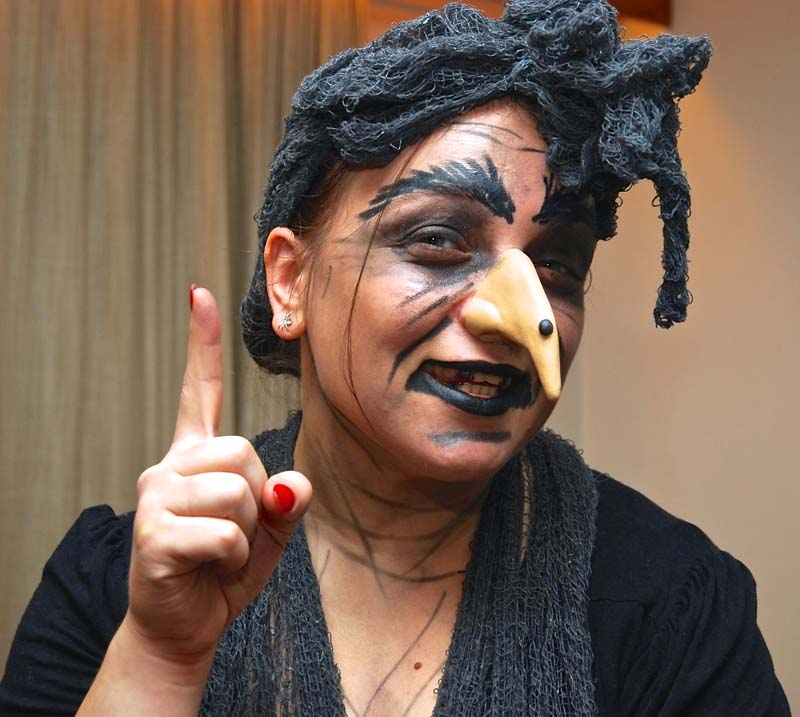
#> input picture babaYaga.jpg, 800 x 717 px
$ python main.py
#> lines starting #> are read from the running program, lines starting #| are printed output that depends on the picture
### image_loader.py
import PIL
from PIL import Image
import numpy as np

class ImageLoader:

    '''Storage for RGB input image
       INIT_PARAMETERS:
            - InputFileName
       ATTRIBUTES:
            - LenOfCellSide: side of single square cell original image is sliced into

       METHODS:
            - getCells(): returns array of grayscale slices of the input image
    '''


    def __init__(self, InputFileName):

#> called with InputFileName = 'babaYaga.jpg'
        self.InputFileName = InputFileName
        self.Image         = PIL.Image.open(InputFileName)
#> self.Image is the input picture: PIL image 800x717 RGB; mean R, G, B 119.9, 98.4, 83.9
        #self.Image.show()

        self.NofRows, self.NofCols = self.Image.size
#> self.NofRows = 800; self.NofCols = 717
        self.DataMtx = np.array(list(self.Image.getdata())).reshape(self.NofCols, self.NofRows, 3)
        self.DataMtx = np.swapaxes(self.DataMtx, 0, 1)
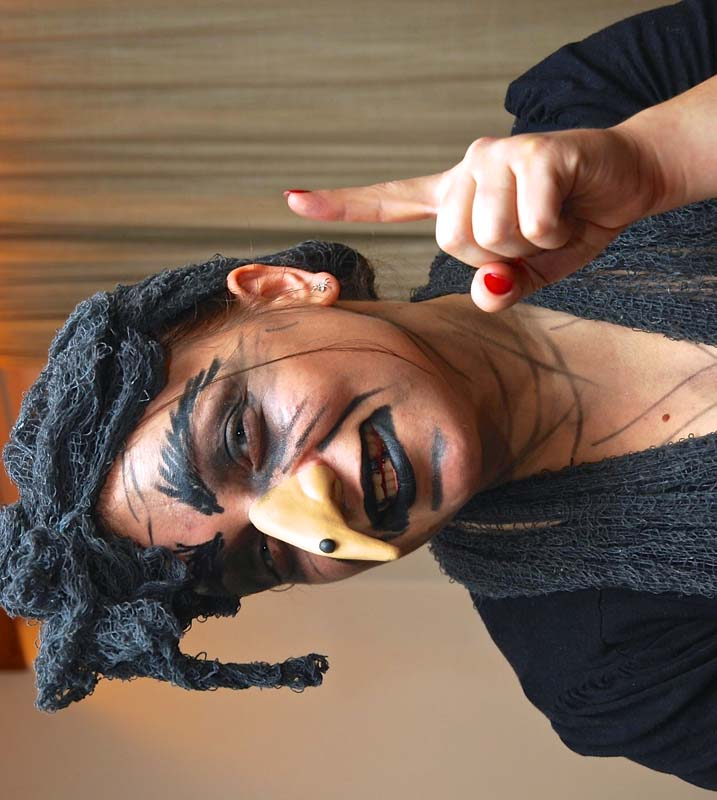
#> self.DataMtx: shape (800, 717, 3) int64; mean R, G, B 119.9, 98.4, 83.9


        #PIL.Image.fromarray(np.swapaxes(self.DataMtx, 0, 1).astype('uint8'), mode='RGB').show()


        # conversion to grayscale
        self.DataMtx = np.linalg.norm(self.DataMtx, axis=2)
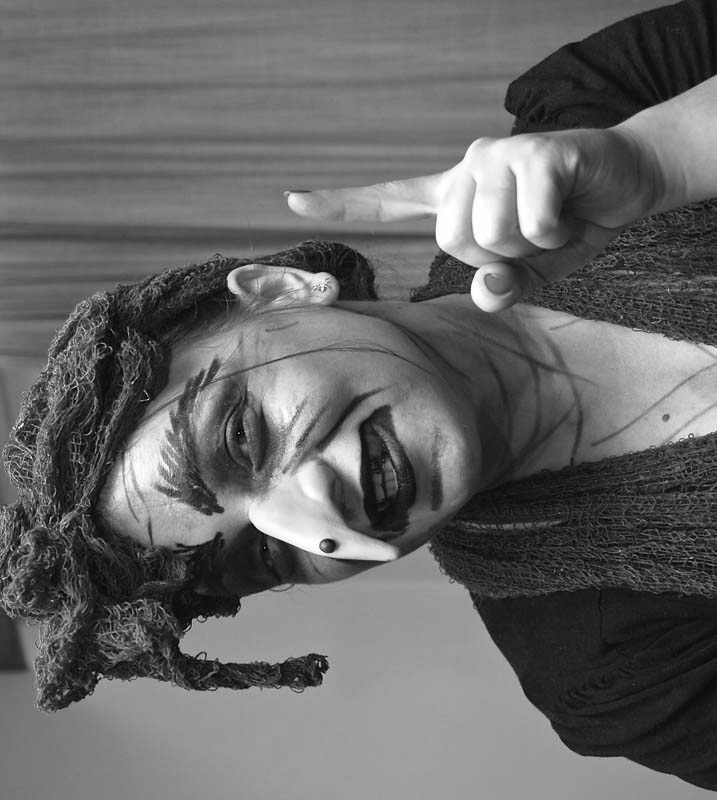
#> self.DataMtx: shape (800, 717) float64; min 0, max 441.7, mean 178.1; drawn with min black and max white
        self.DataMtx = self.DataMtx*255/self.DataMtx.max()
        #PIL.Image.fromarray(np.swapaxes(self.DataMtx.astype('uint8'), 0, 1), mode='L').show()


    def getCells(self):                                     # returns 4D array of cells from original image


        assert hasattr(self, 'LenOfCellSide')               # make sure len of cell side is set


        NofRowsCells = self.NofRows/self.LenOfCellSide      # number of cells along row-dimension
#> NofRowsCells = 8
        NofColsCells = self.NofCols/self.LenOfCellSide      # number of cells along col-dimension
#> NofColsCells = 7
        if (NofRowsCells<=1) or (NofColsCells<=1):
            print 'Too large cell size'
            raise

        OutputMatrixOfCells = np.array(range(  NofRowsCells*NofColsCells*(self.LenOfCellSide**2)   ))
        OutputMatrixOfCells = OutputMatrixOfCells.reshape(NofRowsCells, NofColsCells, self.LenOfCellSide, self.LenOfCellSide)

        # Slicing image into cells
        for jRows in range(NofRowsCells):
            RowImageBegin =  jRows*self.LenOfCellSide
            RowImageEnd   =  RowImageBegin + self.LenOfCellSide

            for jCols in range(NofColsCells):
                ColImageBegin =  jCols*self.LenOfCellSide
                ColImageEnd   =  ColImageBegin + self.LenOfCellSide

                OutputMatrixOfCells[jRows, jCols, :, :] = self.DataMtx[RowImageBegin:RowImageEnd, ColImageBegin:ColImageEnd]


        return OutputMatrixOfCells

### bunch_of_cells.py
import numpy as np
import PIL
from PIL import Image

''' The module is centered around 'BunchOfCells' object having:
       INIT_ARGUMENTS:
            - 4D array of slices derived from initial picture through 'ImageLoader.getCells()'
       ATTRIBUTES:
            - radius_red:           outer radius of FT-matrix to be incremented
            - radius_blue:          inner radius of FT-matrix to which radius_red is contrasted
            !!! radius_red>radius_blue, otherwise exception's raised !!!
            - red_blue_contrast:    minimal value of contrast added

       METHODS:
            - markCells(): transforms FT's of some cells
            - saveImage(): collects transformed cells into single image and saves to a new file
'''


# meddles with FT of a cell thus marking it
def markSingleCell(Cell, Mask,  MaxRedBlueDiffinRow, Avg_red, red_blue_contrast):


    CellFT = np.fft.fft2(Cell)
    MultiplyFactorForRed = (MaxRedBlueDiffinRow + red_blue_contrast)/Avg_red
    Mask*= MultiplyFactorForRed
    CellFT+= Mask*CellFT
    Cell = np.fft.ifft2(CellFT)
    error = np.max(np.abs(np.imag(Cell)))


    return error, Cell


# produces from input zero matrix a mask of units with given radius
def getMask(Matrix, LenOfCellSide, radius):

    L= LenOfCellSide
    r = radius
    # top left corner
    Matrix[r, range(1, r+1)] = 1
    Matrix[range(1, r+1), r] = 1

    # left low
    Matrix[L-r, range(1, r+1)] =1
    Matrix[range(L-r, L), r]   =1

    # right low
    Matrix[L-r, range(L-r, L)] =1
    Matrix[range(L-r, L), L-r] =1

    #right top
    Matrix[r, range(L-r, L)] =1
    Matrix[range(1, r+1), L-r] =1


    return Matrix


class BunchOfCells:

    def __init__(self, InputMatrixOfCells):

        self.InputMatrixOfCells = InputMatrixOfCells


    def markCells(self):

        assert hasattr(self, 'radius_red') and hasattr(self, 'radius_blue') and hasattr(self, 'red_blue_contrast')
        NofRowsCells, NofColsCells, LenOfCellSide, _ = self.InputMatrixOfCells.shape
#> NofRowsCells = 8; NofColsCells = 7; LenOfCellSide = 100
        if 2*self.radius_red>= LenOfCellSide or self.radius_blue>= self.radius_red:
            raise Exception( 'Error: Mismatch between red, blue radii and LenOfCellSide!')

        # Masks for FT-matrix transformation
        FTRedMask   = getMask(np.zeros([LenOfCellSide, LenOfCellSide]), LenOfCellSide, self.radius_red )
        FTBlueMask  = getMask(np.zeros([LenOfCellSide, LenOfCellSide]), LenOfCellSide, self.radius_blue )


        # getting matrix of average FT amplitudes for all cells at 'radius_red' and 'radius_blue'
        FTMtrxOfAvg_red  = np.zeros([NofRowsCells, NofColsCells])
        FTMtrxOfAvg_blue = np.zeros([NofRowsCells, NofColsCells])
        for jr in range(NofRowsCells):
            for jc in range (NofColsCells):
                FTMagnitudeMtrx  = np.abs(np.fft.fft2(self.InputMatrixOfCells[jr, jc, :, :]))

                FTMtrxOfAvg_blue[jr, jc] = np.sum(FTBlueMask*FTMagnitudeMtrx)/(4*self.radius_blue)

                FTMtrxOfAvg_red[jr, jc] = np.sum(FTRedMask*FTMagnitudeMtrx)/(4*self.radius_red)


        # marking cells via chess-board pattern
        for jr in range(NofRowsCells):
            MaxRedBlueDiffinRow = np.max(FTMtrxOfAvg_red[jr,:] - FTMtrxOfAvg_blue[jr,:])
            MaxRedBlueDiffinRow = np.max([0, MaxRedBlueDiffinRow]) # in case Red<Blue everywhere in the row
            for jc in range (NofColsCells):
                if (jr+jc)%2==1:
                    error, self.InputMatrixOfCells[jr, jc, :, :] = markSingleCell(self.InputMatrixOfCells[jr, jc, :, :], FTRedMask,
                                                                           MaxRedBlueDiffinRow, FTMtrxOfAvg_red[jr, jc],
                                                                           self.red_blue_contrast)

                    print 'Cell(',str(jr),',',str(jc), '): max abs(imaginary part ignored) = ',error
#> this loop made 8 passes
#> MaxRedBlueDiffinRow on passes 1 to 8: 5.61, 3.83, 63.17, 8.71, 125.6, 0.459, 10.76, 4.99
#> pass 1, in markSingleCell, `Mask*= MultiplyFactorForRed`:
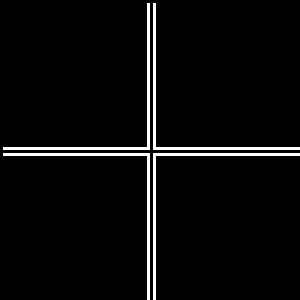
#> Mask: shape (100, 100) float64 (shown 3 times larger); values 0 (black) and 0.218 (white), 3.9% white in thin lines or dots
#> pass 1, in markSingleCell (call 2), `Mask*= MultiplyFactorForRed`:
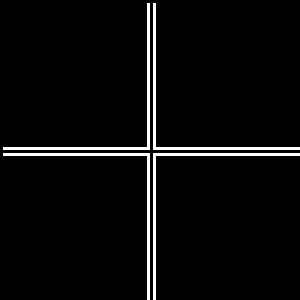
#> Mask: shape (100, 100) float64 (shown 3 times larger); values 0 (black) and 0.0558 (white), 3.9% white in thin lines or dots

    #saves array of cells back into image
    def saveImage(self, OutputFileName):

        NofRowsCells, NofColsCells, LenOfCellSide, _ = self.InputMatrixOfCells.shape
#> NofRowsCells = 8; NofColsCells = 7; LenOfCellSide = 100
        OutputMatrix = np.zeros([NofRowsCells*LenOfCellSide, NofColsCells*LenOfCellSide])
        for jRows in range(NofRowsCells):
            RowImageBegin =  jRows*LenOfCellSide
            RowImageEnd   =  RowImageBegin + LenOfCellSide

            for jCols in range(NofColsCells):
                ColImageBegin =  jCols*LenOfCellSide
                ColImageEnd   =  ColImageBegin + LenOfCellSide

                OutputMatrix[RowImageBegin:RowImageEnd, ColImageBegin:ColImageEnd] = self.InputMatrixOfCells[jRows, jCols, :, :]
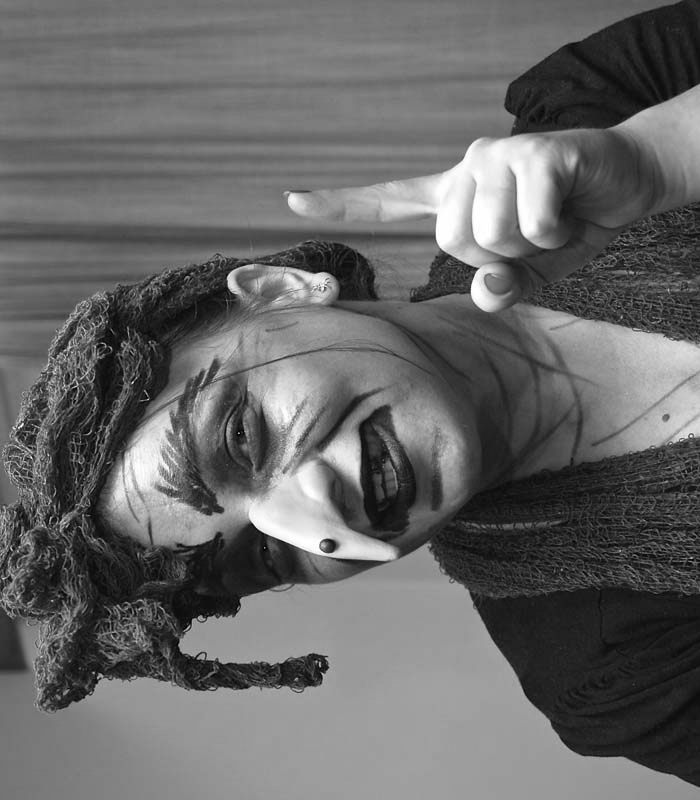
#> OutputMatrix: shape (800, 700) float64; min 0, max 255, mean 102.7

        PIL.Image.fromarray(np.swapaxes(OutputMatrix, 0, 1).astype('uint8'), mode='L').show()
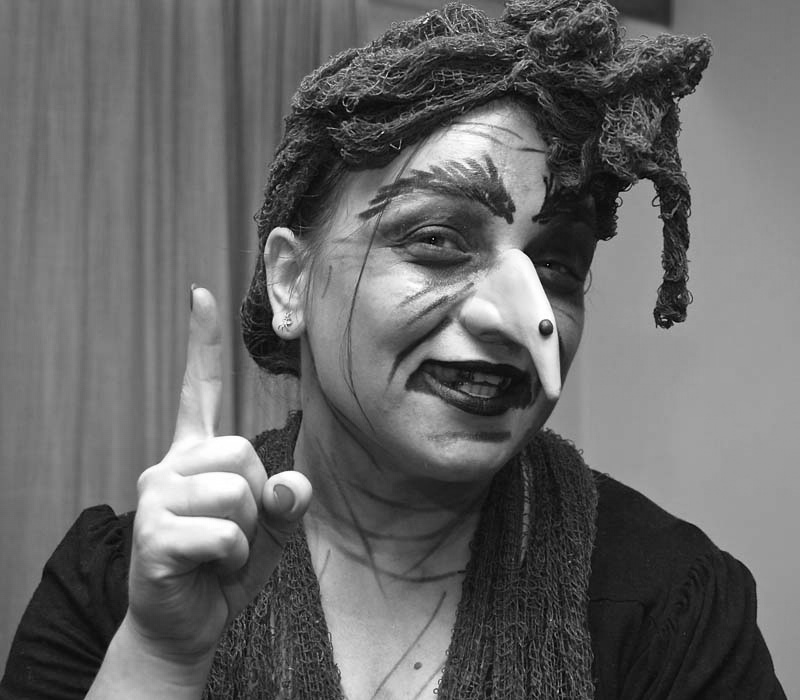
#> shown: PIL image 800x700 L; min 0, max 255, mean 102.7
        PIL.Image.fromarray(np.swapaxes(OutputMatrix, 0, 1).astype('uint8'), mode='L').save(OutputFileName)

### main.py
from image_loader   import ImageLoader
from bunch_of_cells import BunchOfCells

InputFileName = 'babaYaga.jpg'


ImgLdr = ImageLoader(InputFileName)
ImgLdr.LenOfCellSide = 100

# input picture is cut into squares of side 'LenOfCellSide'
MatrixOfCells = ImgLdr.getCells()


# object for image marking
BunchOfCells = BunchOfCells(MatrixOfCells)

# marking parameters setting
BunchOfCells.radius_red  = 49
BunchOfCells.radius_blue = 48
BunchOfCells.red_blue_contrast = 10


# image slices are marked, put back into single picture and saved to a new file
BunchOfCells.markCells()
OutputFileName = InputFileName.split('.')[0]+ '_marked'                                                          + \
                                              '_CellSide'               + str(ImgLdr.LenOfCellSide)             + \
                                              '_radius_red'             + str(BunchOfCells.radius_red)          + \
                                              '_radius_blue'            + str(BunchOfCells.radius_blue)         + \
                                              '_red_blue_contrast'      + str(BunchOfCells.red_blue_contrast)   + \
                                              '.'                       + InputFileName.split('.')[1]


BunchOfCells.saveImage(OutputFileName)
